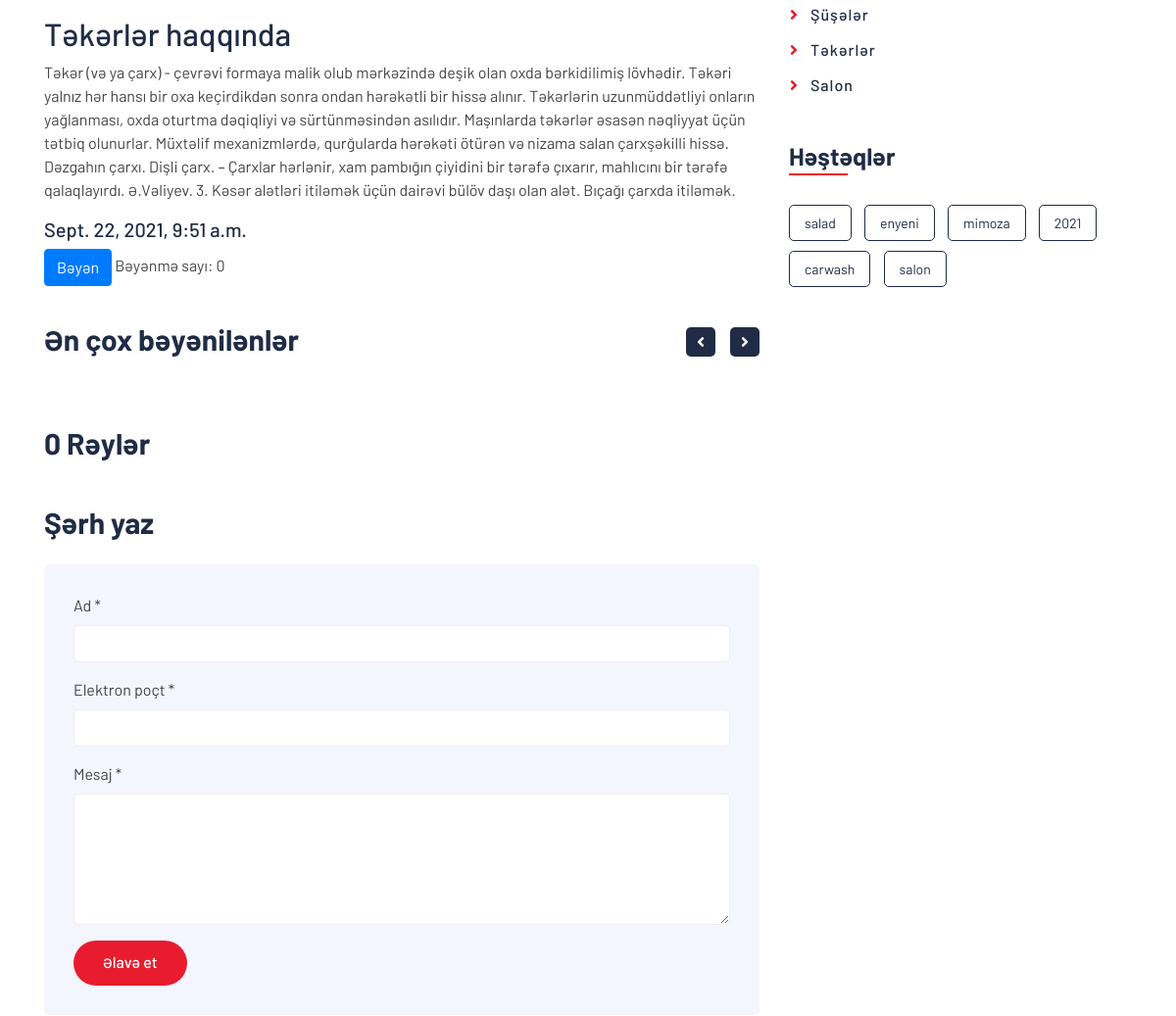
The page /blog/category/tekerler/tekerler-haqqinda (middle part) on the database as committed earlier.
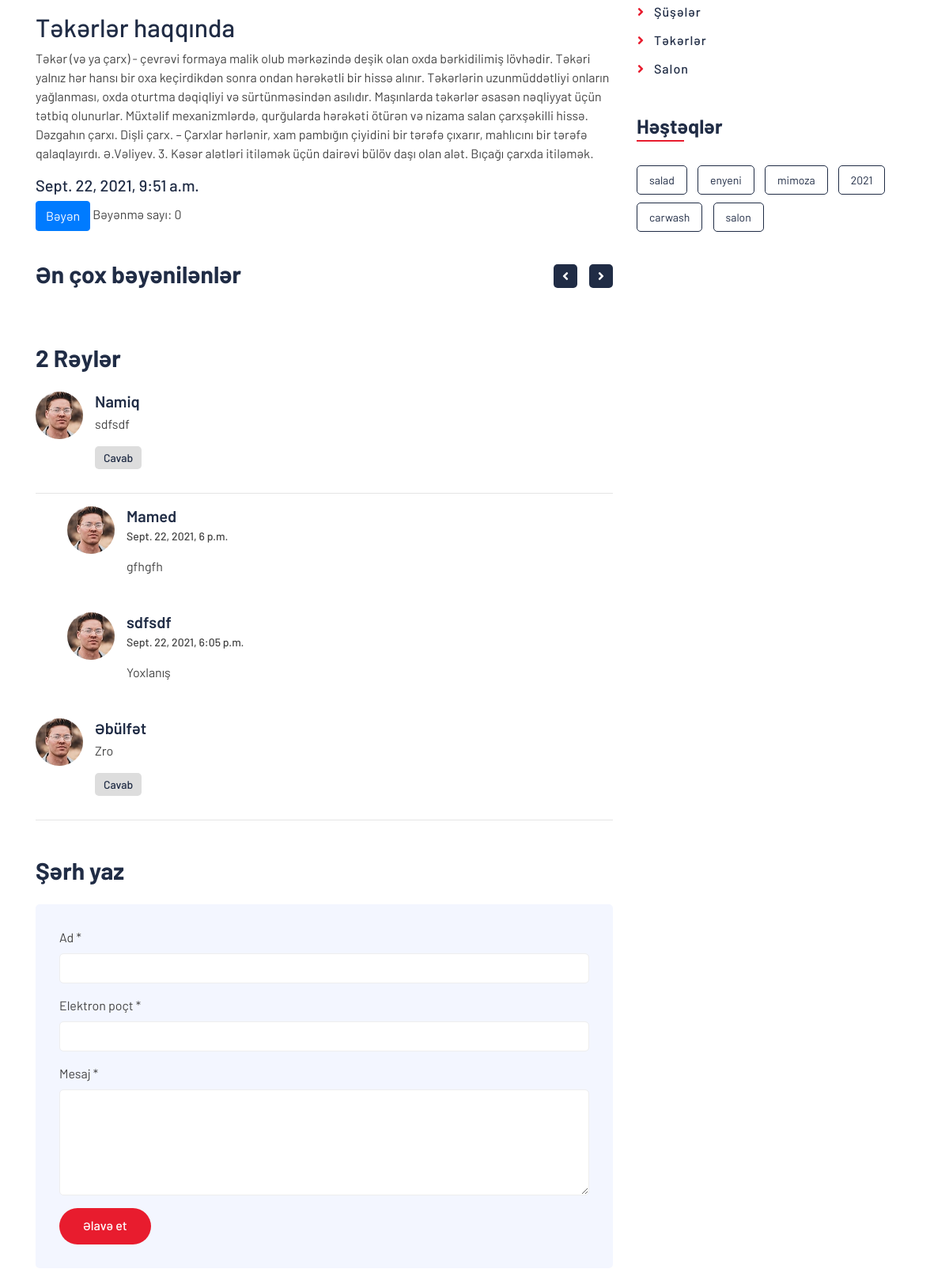
The same page on the database as committed later.
### blog/models.py (models this page shows, shortened)
class CategoryModel(models.Model):
    name = models.CharField(max_length=100,verbose_name="Kateqoriya adı")
    slug = models.SlugField()
    created_date = models.DateTimeField(auto_now_add=True,verbose_name="Yaradıldığı tarix")
    def __str__(self):
        return self.name
    class Meta:
        verbose_name = "Kateqoriya"
        verbose_name_plural = "Kateqoriyalar"

class Comments(models.Model):
    name = models.CharField(max_length=100,verbose_name="Ad")
    email = models.CharField(max_length=100,verbose_name="Elektron poçt")
    message = models.TextField(verbose_name="Mesaj")
    post = models.ForeignKey(BlogModel,on_delete=CASCADE,verbose_name='Məqalə')
    created_date = models.DateTimeField(auto_now_add=True,verbose_name="Göndərilyi tarix")
    class Meta:
        verbose_name = "Şərh"
        verbose_name_plural = "Şərhlər"

class ReplyComments(models.Model):
    name = models.CharField(max_length=100,verbose_name="Ad")
    email = models.CharField(max_length=100,verbose_name="Elektron poçt")
    message = models.TextField(verbose_name="Mesaj")
    comment = models.ForeignKey(Comments,on_delete=CASCADE)
    created_date = models.DateTimeField(auto_now_add=True,verbose_name="Göndərilyi tarix")
    class Meta:
        verbose_name = "Şərh cavabı"
        verbose_name_plural = "Şərh cavabları"

### blog/views.py (the view, shortened to what this page needs)
# urls.py: path('category/<slug:cat_slug>/<slug:post_slug>',views.postdetail, name="postdetail"),
def postdetail(request,cat_slug, post_slug):
    categories = CategoryModel.objects.all()
    recentpost = BlogModel.objects.order_by("-created_date").filter(status = "active")[:5]
    likedpost = BlogLikes.objects.order_by("-like").all()[:5]
    category = CategoryModel.objects.get(slug = cat_slug)
    post = BlogModel.objects.get(category = category, slug = post_slug)
    tags = Tag.objects.all()
    comments= Comments.objects.filter(post = post)
    reply = ReplyComments.objects.filter()
    try:
        likes =BlogLikes.objects.get(post = post)
    except:
        likes = 0
    context = {
        "post":post,
        "categories":categories,
        "recentpost":recentpost,
        "tags":tags,
        "comments":comments,
        "reply":reply,
        "likes":likes,
        "likedpost":likedpost,
    }
    return render(request,"blog/blogdetail.html",context)

### pages/context_processor.py (called while the page is built)
def about(request):
    about = About.objects.get()
    context = {
        "about":about,
    }
    return context

def location(request):
    settings = Location.objects.get(is_main =True)
    context = {
        "settings":settings,
    }
    return context

### templates/blog/blogdetail.html (shortened to what the changed rows need)
{% extends "base.html" %}
{% load  static %}
{% block body %}
 <div class="single">
    <div class="container">
        <div class="row">
            <div class="col-lg-8">
                <div class="single-content">
                    <h2>{{post.title}} </h2>
                </div>
                <div class="single-related">
                    <h2>Ən çox bəyənilənlər</h2>
                </div>
                <div class="single-comment">
                    <h2>{{comments.count}} Rəylər</h2>
                    <ul class="comment-list">
                        {% for comment in comments %}
                        <li class="comment-item">
                            <div class="comment-body">
                                <div class="comment-img">
                                    <img src="{% static 'img/user.jpg' %}" />
                                </div>
                                <div class="comment-text">
                                    <h3><a href="">{{comment.name}}</a></h3>
                                    <p>
                                        {{comment.message}}
                                    </p>
                                    <a class="btn" href="">Cavab</a>
                                </div>
                            </div><hr>
                            {% if reply %}
                            {% for rep in reply  %}
                            {% if rep.comment == comment %}
                            <ul class="comment-child">
                                <li class="comment-item">
                                    <div class="comment-body">
                                        <div class="comment-img">
                                            <img src="{% static 'img/user.jpg' %}" />
                                        </div>
                                        <div class="comment-text">
                                            <h3><a href="">{{rep.name}}</a></h3>
                                            <p><span>{{rep.created_date}}</span></p>
                                            <p>
                                                {{rep.message}}
                                            </p>
                                        </div>
                                    </div>
                                </li>
                            </ul>
                            {% endif %}
                            {% endfor %}
                            {% endif %}
                        </li>
                        {% endfor %}
                    </ul>
                </div>
                <div class="comment-form">
                    <h2>Şərh yaz</h2>
                </div>
            </div>
            <div class="col-lg-4">
                <div class="sidebar">
                    <div class="sidebar-widget">
                        <div class="category-widget">
                            <ul>
                                {% for category in categories  %}
                                <li><a href="{% url 'blog:catposts' category.slug %}">{{category.name}}</a></li>
                                {% endfor %}
                            </ul>
                        </div>
                    </div>
                    <div class="sidebar-widget">
                        <h2 class="widget-title">Həştəqlər</h2>
                        <div class="tag-widget">
                            {% for tag in tags %}
                            <a href="{% url 'blog:tagposts' tag %}">{{tag}}</a>
                            {% endfor %}
                        </div>
                    </div>
                </div>
            </div>
        </div>
    </div>
</div>
{% endblock body %}

Rows that differ between the two databases and show on the page:
added Comments: name "Namiq", message "sdfsdf"
added ReplyComments: name "Mamed", created_date "Sept. 22, 2021, 6 p.m.", message "gfhgfh"
added ReplyComments: name "sdfsdf", created_date "Sept. 22, 2021, 6:05 p.m.", message "Yoxlanış"
added Comments: name "Əbülfət", message "Zro"
Other text that changed with them:
{{ comments.count }}: "0" → "2"
